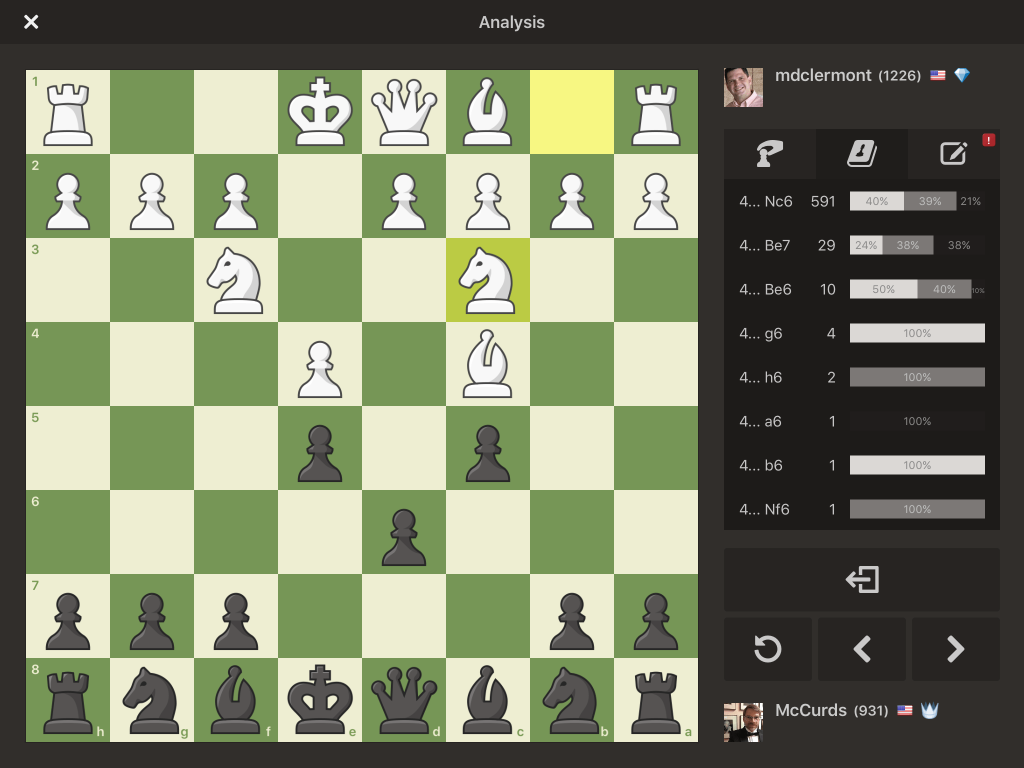
#> input picture transform_images/dataset1/chess-0002.png, 2048 x 1536 px, found by its file name (shown at 1/2 size)
$ python detectar3.py
#> lines starting #> are read from the running program, lines starting #| are printed output that depends on the picture; after the words box and inside, x2 and y2 are one past the last pixel; in counts of white or black regions, pixels touching at a corner belong together
import cv2
import numpy as np

# Cargamos la imagen
imagen = cv2.imread('transform_images\dataset\chess-0002.png')
#> imagen is the input picture: shape (1536, 2048, 3); mean B, G, R 102.8, 127.7, 121.3
#La pasamos a tonos grises para que Canny pueda usarlo
grises = cv2.cvtColor(imagen, cv2.COLOR_BGR2GRAY)
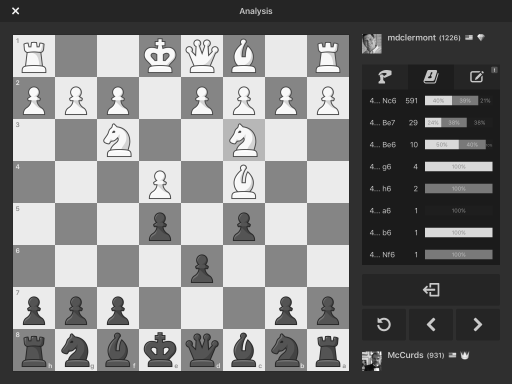
#> grises: shape (1536, 2048) (shown at 1/4 size); min 12, max 255, mean 123

# Aplicamos Canny
bordes = cv2.Canny(imagen, 150, 200, L2gradient=True)
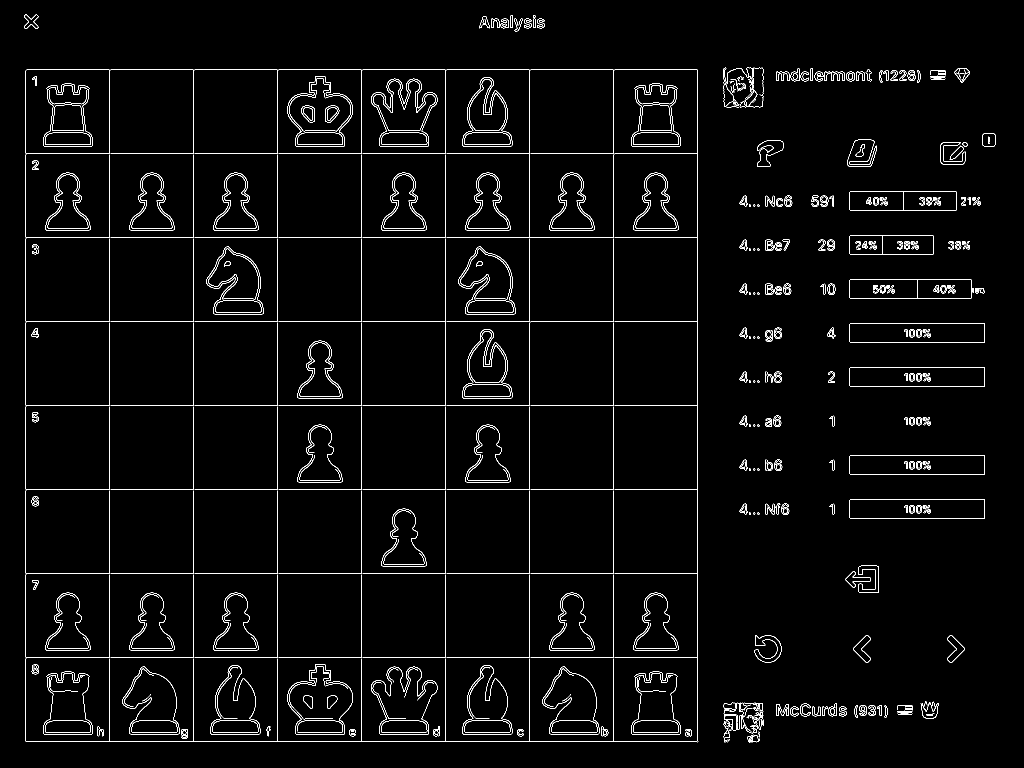
#> bordes: shape (1536, 2048) (shown at 1/2 size); 2.5% white in thin lines or dots, all inside (x1, y1, x2, y2) = (48, 29, 1991, 1485)
cv2.imshow("bordes", bordes)
# Aplicamos la TRansformada de Hough para que detecte las líneas pero con algunos requisitos de las mismas
lineas = cv2.HoughLinesP(bordes, 1, np.pi/180, threshold=280, minLineLength=100, maxLineGap=10)
#> lineas = 28 rows, first 6: [52, 307, 1395, 307], [52, 1315, 1395, 1315], [1227, 1483, 1227, 140], [891, 1483, 891, 140], [387, 1483, 387, 140], [52, 643, 1395, 643]

# Seleccionar las líneas que formen un ángulo recto (similar a un cuadrado, o lo que se pueda, porque parece que no puede ser)
if lineas is not None:
    #Para esto usamos la distancia Euclídea, comparando la primera y sucesivas, con las siguientes lineas
    lineas_seleccionadas = []
    for i in range(len(lineas)):
        x1, y1, x2, y2 = lineas[i][0]
        longitud1 = np.sqrt((x2 - x1)**2 + (y2 - y1)**2)
        for j in range(i+1, len(lineas)):
            x3, y3, x4, y4 = lineas[j][0]
            longitud2 = np.sqrt((x4 - x3)**2 + (y4 - y3)**2)

            #Comparo si la longitud de las líneas y los ángulos entre ellas
            diferencia = np.abs(longitud1 - longitud2)
            umbral = 1  # Este es el umbral de la diferencia de longitudes entre líneas(es bajito porque si no pilla los bordes de fuera)

            # Se calcula el ángulo de las líneas
            angulo = np.abs(np.arctan2(y2 - y1, x2 - x1) - np.arctan2(y4 - y3, x4 - x3))
            angulo_grados = np.degrees(angulo)

            # Luego se mira si el ángulo que forman está dentro de los 90º(y su umbral), si es que si las guardo
            if diferencia < umbral and np.abs(angulo_grados - 90) < 10:
                lineas_seleccionadas.append(lineas[i])
                lineas_seleccionadas.append(lineas[j])
#> this loop made 28 passes
#> (x1, y1, x2, y2, longitud1) on passes 1 to 8: (52, 307, 1395, 307, 1343), (52, 1315, 1395, 1315, 1343), (1227, 1483, 1227, 140, 1343), (891, 1483, 891, 140, 1343), (387, 1483, 387, 140, 1343), (52, 643, 1395, 643, 1343), (1395, 1483, 1395, 140, 1343), (52, 1483, 1393, 1483, 1341)
#> after the loop, lineas_seleccionadas = 60 items, first 6: [[52, 307, 1395, 307]], [[1227, 1483, 1227, 140]], [[52, 307, 1395, 307]], [[891, 1483, 891, 140]], [[52, 307, 1395, 307]], [[387, 1483, 387, 140]]
    #Con esto se quedarán todas aquellas líneas que vayan formando cuadrados(o casi) y luego se mostrarán y se recotará

    # Esto es para dibujar las líneas que han pasado
    for linea in lineas_seleccionadas:
        x1, y1, x2, y2 = linea[0]
        cv2.line(imagen, (x1, y1), (x2, y2), (0, 0, 255), 2)
#> this loop made 60 passes
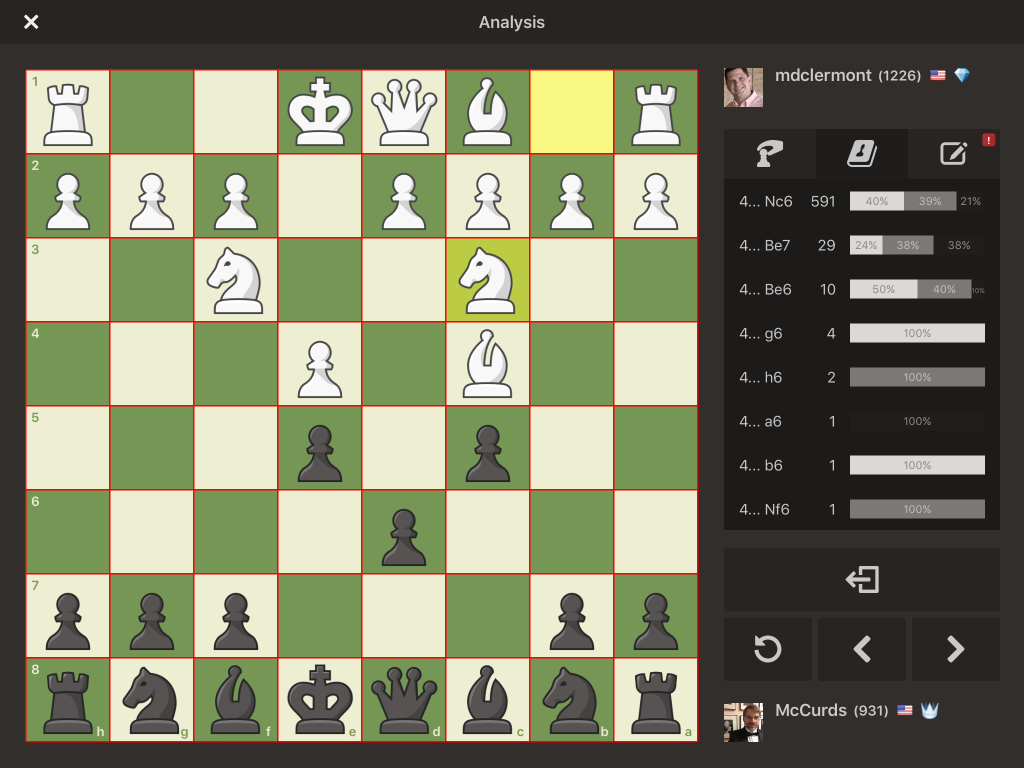
#> imagen: shape (1536, 2048, 3) (shown at 1/2 size); 2.29% of pixels changed, all inside (x1, y1, x2, y2) = (50, 138, 1397, 1485)

    #Y ahora pillo las coordenadas de las líneas que necesito para determinar el tablero
    coordenadas_x = [x for linea in lineas_seleccionadas for x, _, _, _ in linea]
#> coordenadas_x = 60 values, max 1395 at index 7, min 51 at index 25, mean 393.1
    coordenadas_y = [y for linea in lineas_seleccionadas for _, y, _, _ in linea]
#> coordenadas_y = 60 values, max 1483 at index 1, min 139 at index 34, mean 1146.7
    min_x = min(coordenadas_x)
#> min_x = 51
    max_x = max(coordenadas_x)
#> max_x = 1395
    min_y = min(coordenadas_y)
#> min_y = 139
    max_y = max(coordenadas_y)
#> max_y = 1483

    # Recorto la región que me interesa de la imagen original, según las coordenadas de esas líneas
    imagen_recortada = imagen[min_y:max_y, min_x:max_x]
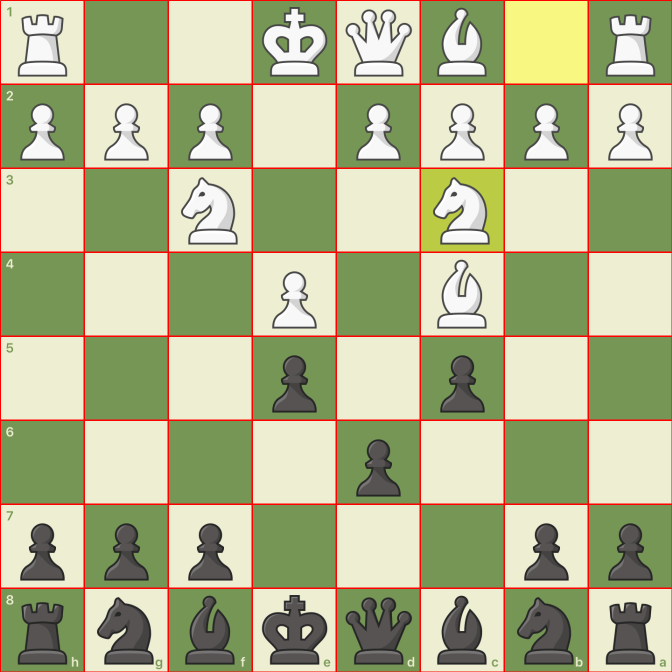
#> imagen_recortada: shape (1344, 1344, 3) (shown at 1/2 size); mean B, G, R 140.1, 180, 176.2

    # Mostrar la imagen recortada resultante
    cv2.imshow('Imagen recortada', imagen_recortada)
    cv2.waitKey(0)#Para que no se me quite al momento de abrirla

$ run again, with transform_images/dataset1/chess-0001.png copied over transform_images/dataset1/chess-0002.png
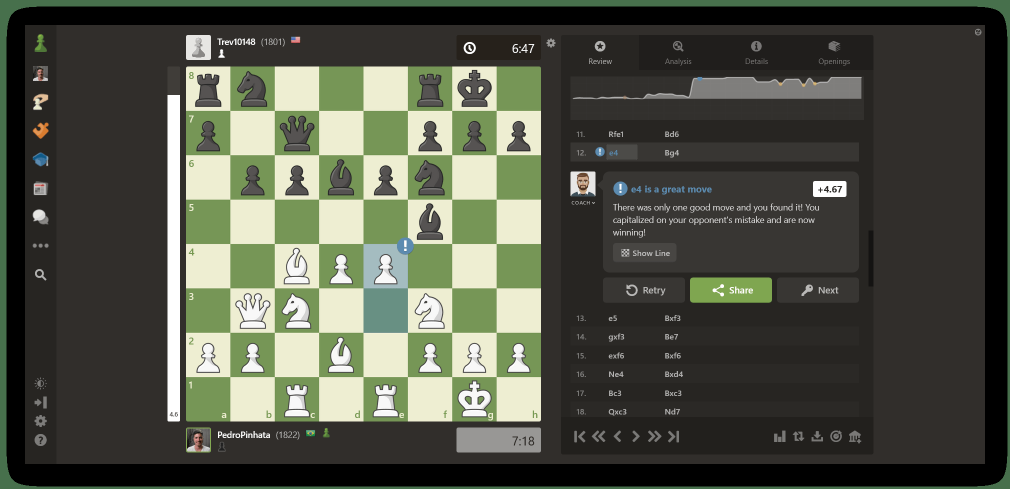
#> input picture transform_images/dataset1/chess-0001.png, 2020 x 978 px, found by its file name (shown at 1/2 size)
#> imagen is the input picture: shape (978, 2020, 3); mean B, G, R 69.5, 82.4, 79
#> `bordes = cv2.Canny(imagen, 150, 200, L2gradient=True)`:
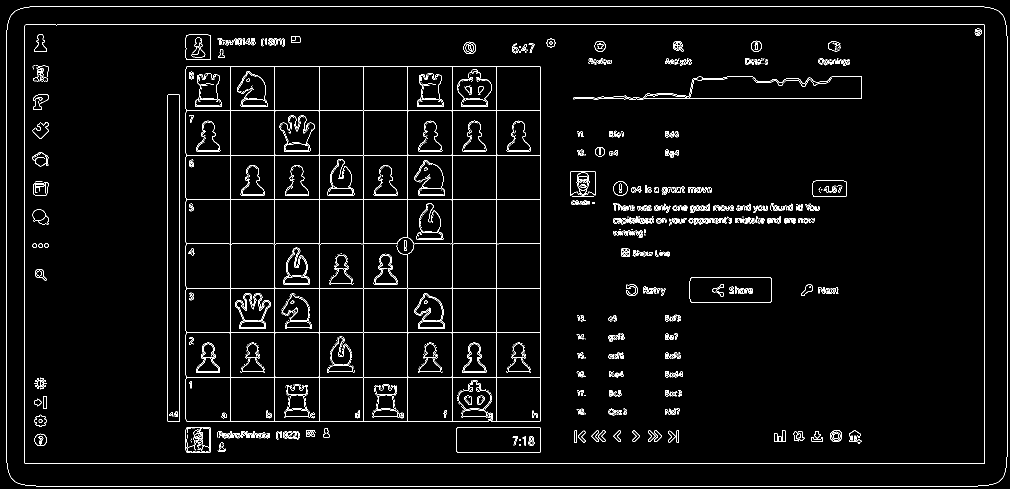
#> bordes: shape (978, 2020) (shown at 1/2 size); 3.1% white in thin lines or dots
#> lineas = 29 rows, first 6: [72, 972, 1955, 972], [74, 12, 1953, 12], [50, 927, 1969, 927], [51, 49, 1968, 49], [1969, 926, 1969, 50], [49, 926, 49, 51]
#> the loop `for i in range(len(lineas)):` made 29 passes
#> (x1, y1, x2, y2, longitud1) on passes 1 to 8: (72, 972, 1955, 972, 1883), (74, 12, 1953, 12, 1879), (50, 927, 1969, 927, 1919), (51, 49, 1968, 49, 1917), (1969, 926, 1969, 50, 876), (49, 926, 49, 51, 875), (12, 911, 12, 74, 837), (2014, 913, 2014, 72, 841)
#> after the loop `for i in range(len(lineas)):`: lineas_seleccionadas = 74 items, first 6: [[1081, 841, 1081, 134]], [[373, 842, 1080, 842]], [[372, 665, 1080, 665]], [[904, 841, 904, 133]], [[372, 665, 1080, 665]], [[460, 841, 460, 133]]
#> the loop `for linea in lineas_seleccionadas:` made 74 passes
#> coordenadas_x = 74 values, max 1081 at index 0, min 372 at index 2, mean 546.8
#> coordenadas_y = 74 values, max 842 at index 1, min 221 at index 26, mean 669
#> min_x = 372
#> max_x = 1081
#> min_y = 221
#> max_y = 842
#> `imagen_recortada = imagen[min_y:max_y, min_x:max_x]`:
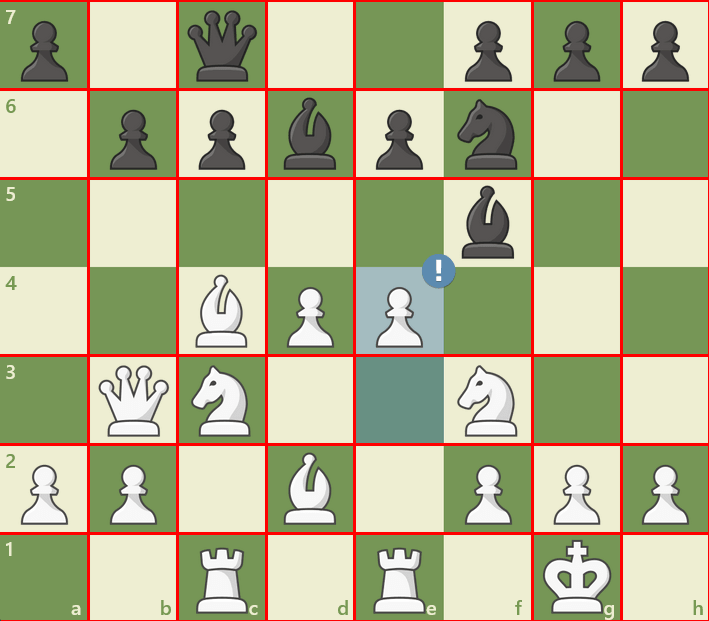
#> imagen_recortada: shape (621, 709, 3); mean B, G, R 142, 177.8, 178.7

$ run again, with transform_images/dataset1/chess-0003.png copied over transform_images/dataset1/chess-0002.png
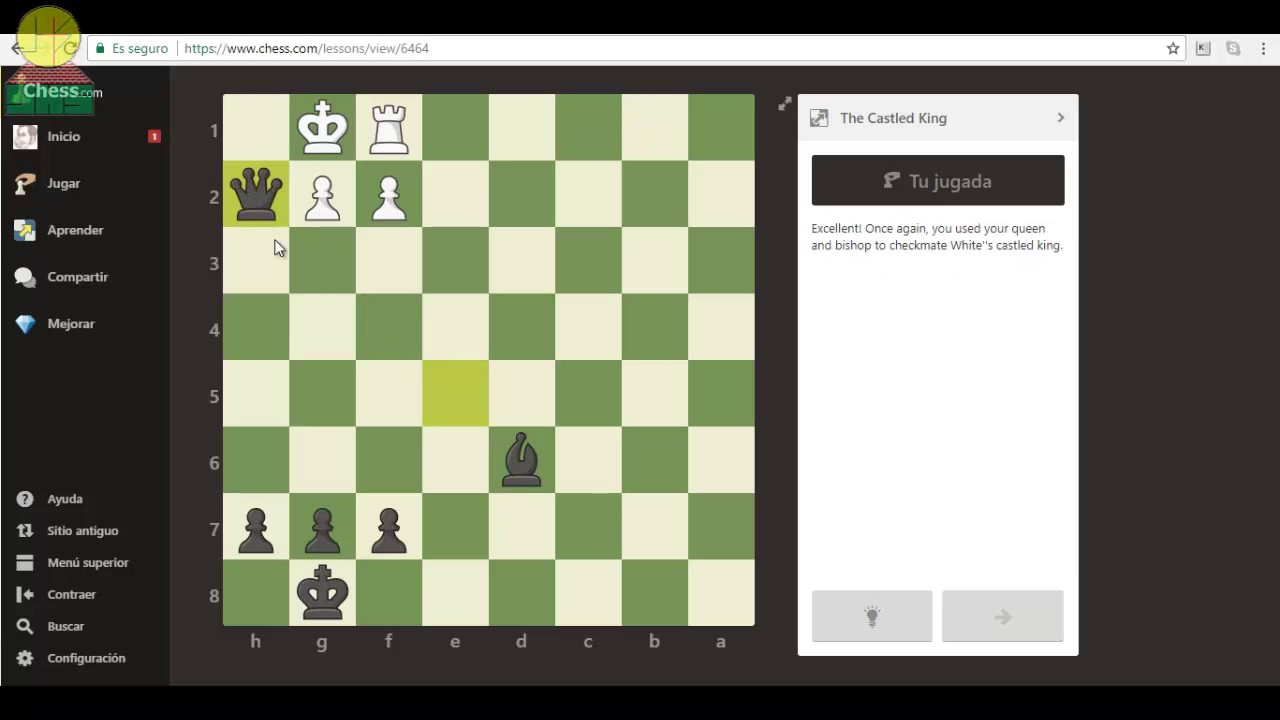
#> input picture transform_images/dataset1/chess-0003.png, 1280 x 720 px, found by its file name
#> imagen is the input picture: shape (720, 1280, 3); mean B, G, R 110.2, 125.2, 122.6
#> `bordes = cv2.Canny(imagen, 150, 200, L2gradient=True)`:
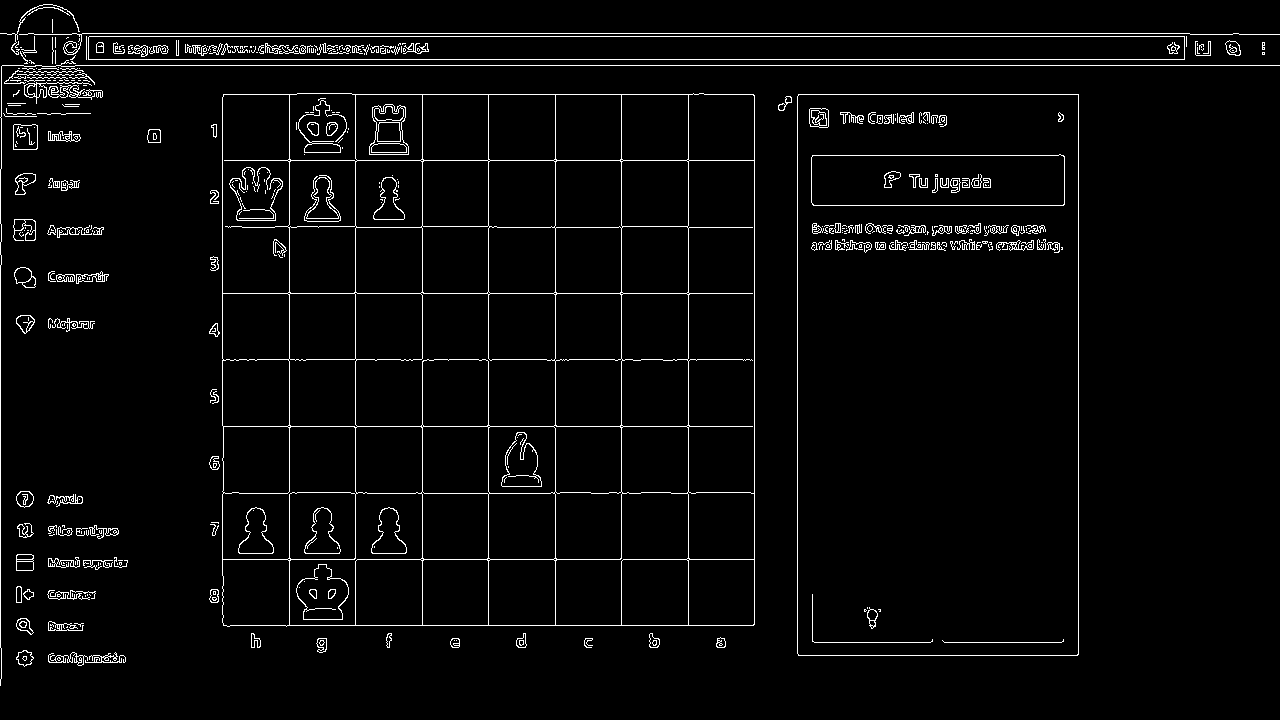
#> bordes: shape (720, 1280); 3.4% white in thin lines or dots
#> lineas = 28 rows, first 6: [75, 65, 1279, 65], [86, 59, 1184, 59], [72, 33, 1189, 33], [79, 36, 1186, 36], [798, 94, 1078, 94], [797, 653, 797, 96]
#> the loop `for i in range(len(lineas)):` made 28 passes
#> (x1, y1, x2, y2, longitud1) on passes 1 to 8: (75, 65, 1279, 65, 1204), (86, 59, 1184, 59, 1098), (72, 33, 1189, 33, 1117), (79, 36, 1186, 36, 1107), (798, 94, 1078, 94, 280), (797, 653, 797, 96, 557), (223, 625, 753, 625, 530), (222, 293, 754, 293, 532)
#> after the loop `for i in range(len(lineas)):`: lineas_seleccionadas = 16 items, first 6: [[223, 625, 753, 625]], [[289, 624, 289, 94]], [[223, 625, 753, 625]], [[355, 624, 355, 94]], [[223, 625, 753, 625]], [[555, 624, 555, 94]]
#> the loop `for linea in lineas_seleccionadas:` made 16 passes
#> coordenadas_x = [223, 289, 223, 355, 223, 555, 223, 688, 223, 488, 223, 621, 223, 422, 754, 223]
#> coordenadas_y = [625, 624, 625, 624, 625, 624, 625, 624, 625, 624, 625, 624, 625, 624, 624, 426]
#> min_x = 223
#> max_x = 754
#> min_y = 426
#> max_y = 625
#> `imagen_recortada = imagen[min_y:max_y, min_x:max_x]`:
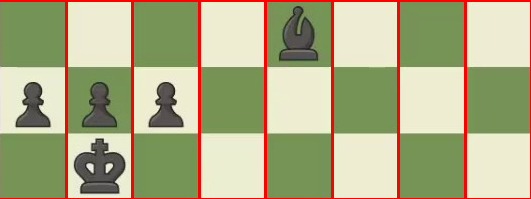
#> imagen_recortada: shape (199, 531, 3); mean B, G, R 134, 173.7, 175
